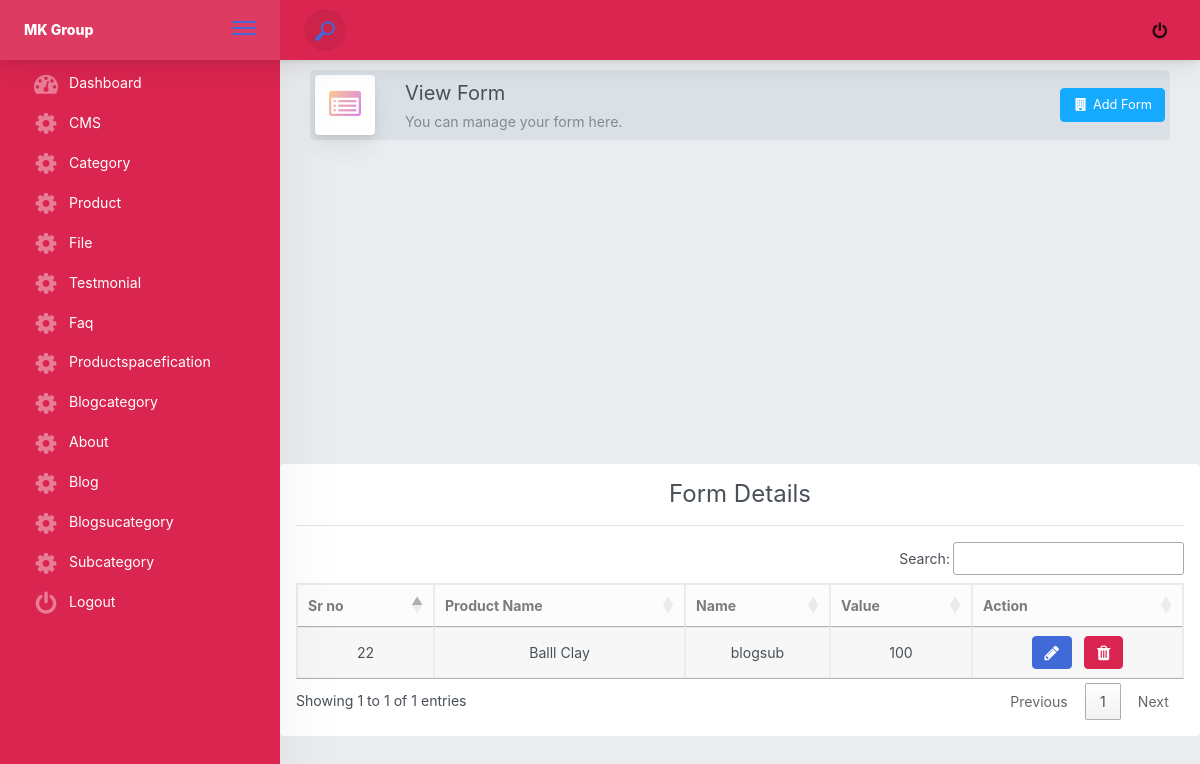
The page /dashboard/productspace/ on the database its author committed.
### dashboard/models.py (models this page shows)
class Productspacefiacation(models.Model):
      productname=models.ForeignKey(Product,on_delete=models.CASCADE)
      spaceficationname=models.CharField(max_length=50,null=True)
      spaceficationvalue=models.CharField(max_length=50,null=True)

class Product(models.Model):
      categoryname=models.ForeignKey(Category,on_delete=models.CASCADE)
      title=models.CharField(max_length=50,null=True)
      slug=models.CharField(max_length=50,null=True)
      short=models.TextField(null=True)
      desc=models.TextField(null=True)
      product_image = models.ImageField(upload_to="product")

### dashboard/views.py (the view, shortened to what this page needs)
# urls.py: path('productspace/',views.product_space,name='product_space'),
def product_space(request):
    pro_space=Productspacefiacation.objects.all()
    pros=Product.objects.all()
    return render(request,'Dashboard/productspace.html',{'pros':pros,'pro_space':pro_space})

### templates/Dashboard/productspace.html (shortened to what this page needs)
{% extends 'dashboard/index.html' %}
{% load static %} {% block heading %}
<div class="page-title-wrapper">
   <div class="page-title-heading">
      <div class="page-title-icon">
         <i class="fa fa-list-alt icon-gradient bg-mean-fruit">
         </i>
      </div>
      <div>
         View Form
         <div class="page-title-subheading">You can manage your form here.
         </div>
      </div>
   </div>
   <div class="page-title-actions">
      <button id="btnaddform" type="button" class="btn btn-info">
      <span class="btn-icon-wrapper">
      <i class="fa fa-building fa-fw"></i>
      </span>
      Add Form
      </button>
   </div>
</div>
{% endblock %}
{% block home %}
</div>
<div class="container-fluid p-3 mb-3 rounded bg-white">
   <div class="row">
      <div class="col-md-12 text-center">
         <h4>Form Details</h4>
         <hr />
      </div>
      <div class="col-md-12">
         <table class="table table-bordered table-striped text-center " id="dt_id">
            <thead class="alert-light">
               <tr>
                  <th> Sr no </th>
                  <th>Product Name</th>
                  <th>Name</th>
                  <th> Value </th>
                  <th>Action</th>
               </tr>
            </thead>
            <tbody>
               {% for x in pro_space %}
               <tr>
                  <td> {{x.id}} </td>
                  <td>{{x.productname.title}} </td>
                  <td> {{x.spaceficationname}}</td>
                  <td> {{x.spaceficationvalue}} </td>
                  <td>
                     <a class="btn btn-primary font-weight-bold text-white" onclick="modify_{{ x.id }}()" data-toggle="modal" data-target="#myModal">
                     <i class="fa fa-lg fa-pencil"></i>
                     </a> &nbsp;
                     <a class="btn btn-danger text-white font-weight-bold" onclick="delete_{{ x.id }}()" data-toggle="modal" data-target="#myModals">
                     <i class="fa fa-lg fa-trash"></i>
                     </a>
                  </td>
               </tr>
               {% endfor %}
            </tbody>
         </table>
      </div>
   </div>
</div>
</div>
</div>
</div>
<link rel="stylesheet" href="https://cdn.datatables.net/buttons/2.1.0/css/buttons.dataTables.min.css">
<link href="https://cdn.datatables.net/1.10.16/css/jquery.dataTables.min.css" rel="stylesheet" />
{% endblock %}

### rows shown on the page
Productspacefiacation: id "22", productname "Balll Clay", spaceficationname "blogsub", spaceficationvalue "100"
